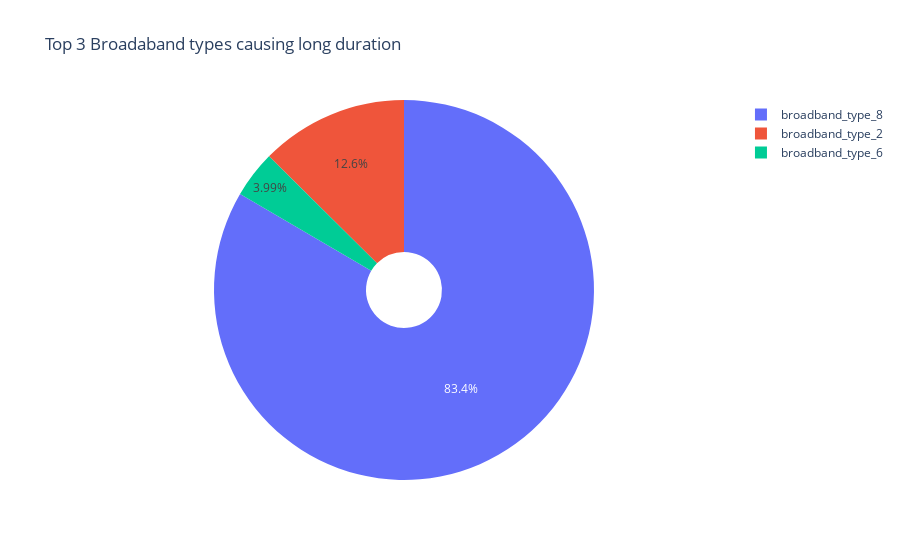

The cell this chart's notebook holds for it:
### Code cell
px.pie(data_frame = outage_dur_2 ,names = outage_dur_2.broadband_type.value_counts().head(3).index,values = outage_dur_2.broadband_type.value_counts().values[0:3],
      title = "Top 3 Broadaband types causing long duration ",hole = 0.2)

##this plot will not load sometimes

### Figure 1 — Plotly figure (JSON) as saved in the notebook; plotly's stock layout.template omitted (floating-point values rounded to 4 significant figures)
{"data": [{"domain": {"x": [0, 1], "y": [0, 1]}, "hole": 0.2, "hovertemplate": "label=%{label}<br>value=%{value}<extra></extra>", "labels": ["broadband_type_8", "broadband_type_2", "broadband_type_6"], "legendgroup": "", "name": "", "showlegend": true, "type": "pie", "values": [544, 82, 26]}], "layout": {"legend": {"tracegroupgap": 0}, "title": {"text": "Top 3 Broadaband types causing long duration "}}}
